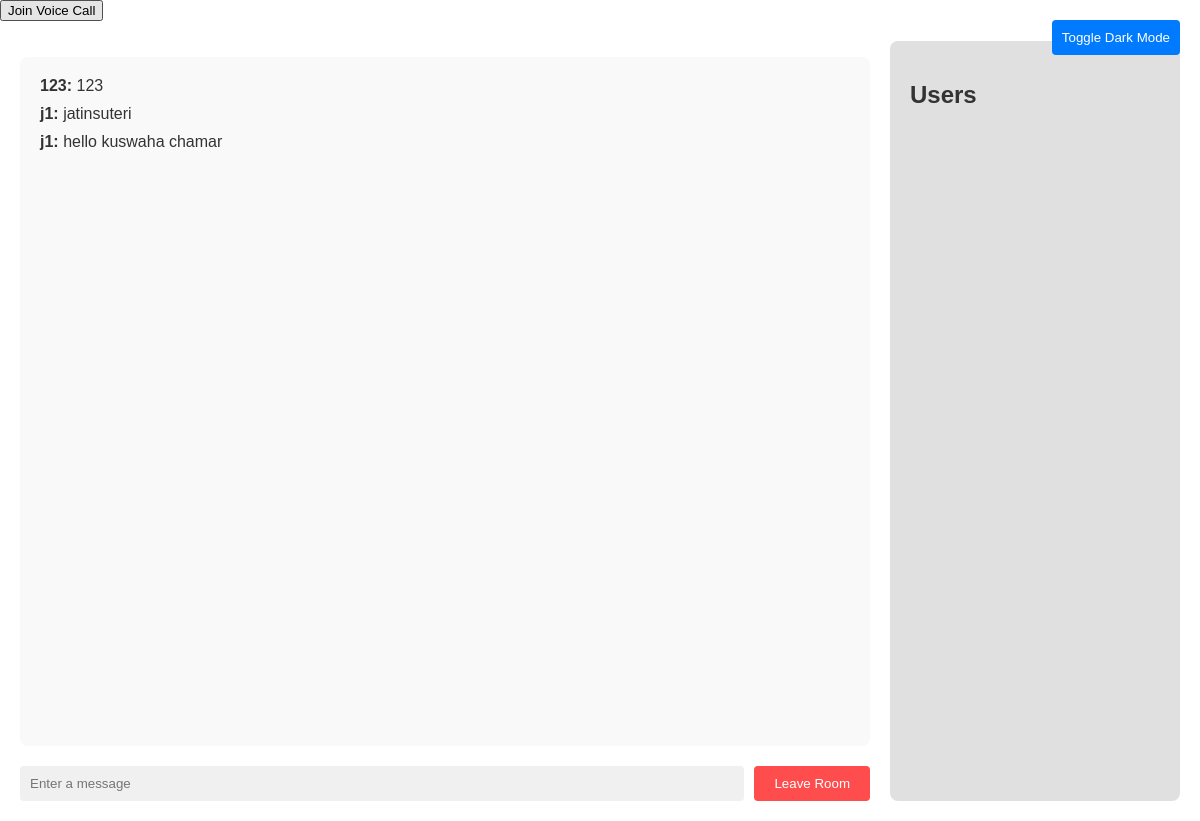
Page /chat/room1 (signed in) on the earlier database version.
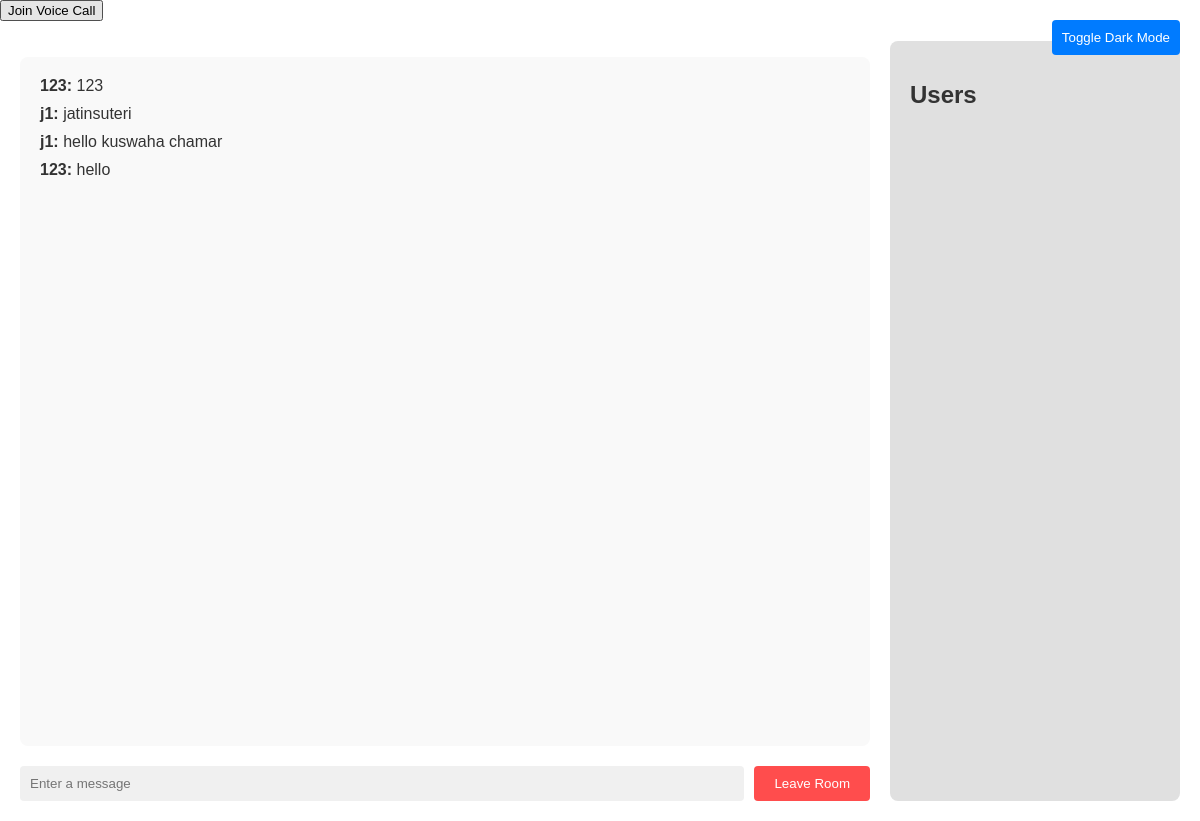
Same page on the later database version.
### drocsid/models.py (models this page shows, shortened)
class Message(db.Model):
    id = db.Column(db.Integer, primary_key=True)
    user_id = db.Column(db.Integer, db.ForeignKey('user.id'), nullable=False)
    room = db.Column(db.String(50), nullable=False)
    username = db.Column(db.String(50), nullable=False)
    message = db.Column(db.Text, nullable=False)
    timestamp = db.Column(db.DateTime, nullable=False, default=datetime.datetime.now)

### drocsid/routes.py (the view)
@app.route('/chat/<room>', methods=["GET", "POST"])
@login_required
def chat(room):
    messages = Message.query.filter_by(room=room).order_by(Message.timestamp.asc()).all()
    return render_template('chat.html', username=current_user.username, room=room, messages=messages)

### drocsid/models.py (called while the page is built)
@login_manager.user_loader
def load_user(user_id):
    return User.query.get(user_id)

### drocsid/templates/chat.html (shortened to what this page needs)
<!DOCTYPE html>
<html lang="en">
<head>
</head>
<body>
    <button id="dark-mode-toggle">Toggle Dark Mode</button>
    <button id="voice-call">Join Voice Call</button>
    <div class="container">
        <div id="chat">
            <ul id="chat-messages">
                {% for msg in messages %}
                    <li><strong>{{ msg.username }}:</strong> {{ msg.message }}</li>
                {% endfor %}
            </ul>
            <div id="message-input">
                <input type="text" id="message" placeholder="Enter a message">
                <button id="leave-room">Leave Room</button>
            </div>
        </div>
        <div id="user-sidebar">
            <h2>Users</h2>
        </div>
    </div>
</body>
</html>

### drocsid/templates/chat.html (style rules this page uses)
:root { --bg-color: #ffffff; --text-color: #333333; --input-bg: #f0f0f0; --chat-bg: #f9f9f9; --sidebar-bg: #e0e0e0; }
body { font-family: Arial, sans-serif; background-color: var(--bg-color); color: var(--text-color); margin: 0; padding: 0; transition: background-color 0.3s, color 0.3s; }
.container { display: flex; height: 100vh; padding: 20px; box-sizing: border-box; }
#chat { flex: 1; display: flex; flex-direction: column; margin-right: 20px; }
#chat-messages { flex: 1; overflow-y: auto; padding: 20px; background-color: var(--chat-bg); border-radius: 8px; margin-bottom: 20px; }
#chat-messages li { margin-bottom: 10px; list-style-type: none; }
#message-input { display: flex; }
#message { flex: 1; padding: 10px; border: none; border-radius: 4px; background-color: var(--input-bg); color: var(--text-color); }
#leave-room { padding: 10px 20px; background-color: #ff4d4d; color: white; border: none; border-radius: 4px; cursor: pointer; margin-left: 10px; }
#user-sidebar { width: 250px; background-color: var(--sidebar-bg); padding: 20px; border-radius: 8px; overflow-y: auto; }
#user-sidebar h2 { margin-top: 5; }
#dark-mode-toggle { position: absolute; top: 20px; right: 20px; padding: 10px; background-color: #007bff; color: white; border: none; border-radius: 4px; cursor: pointer; }

Differences in the rows shown:
added Message: username "123", message "hello"
